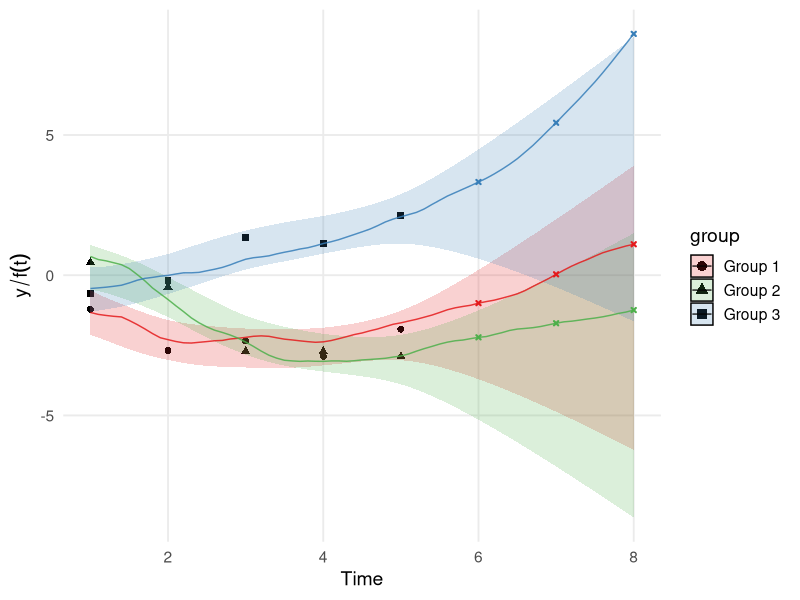
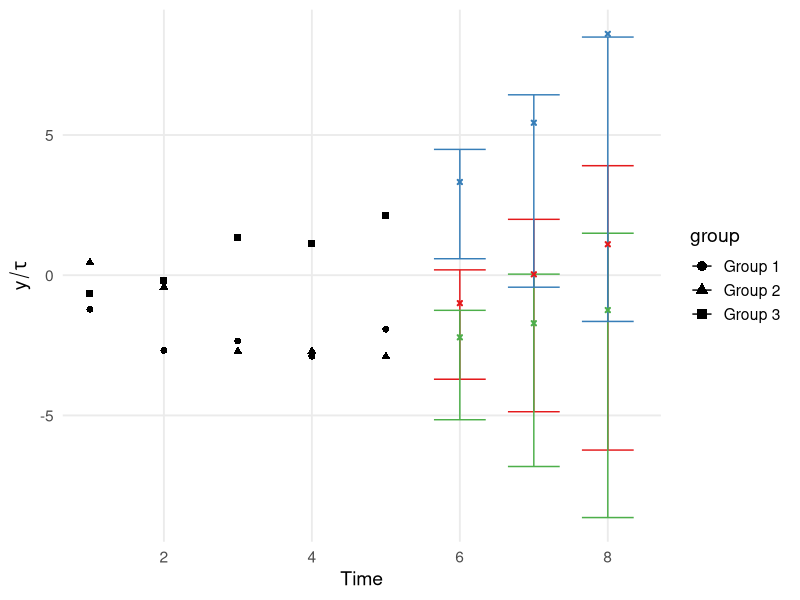
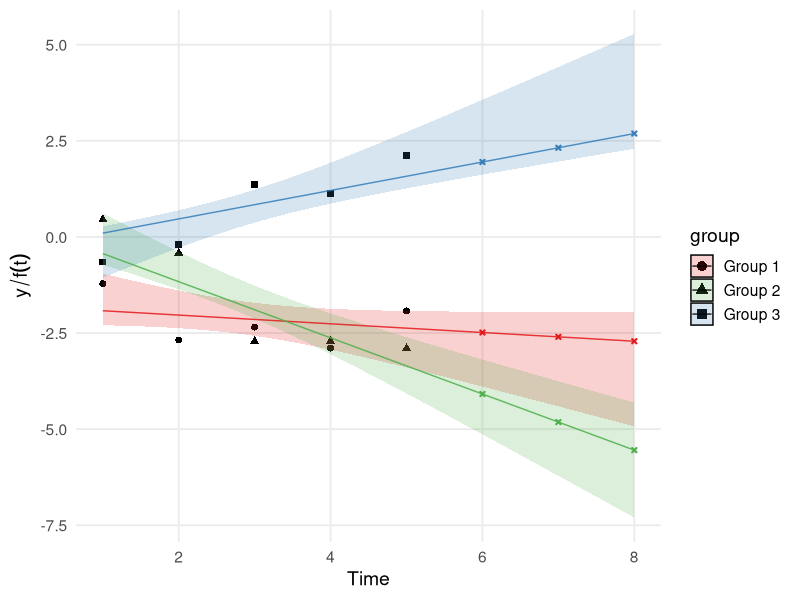
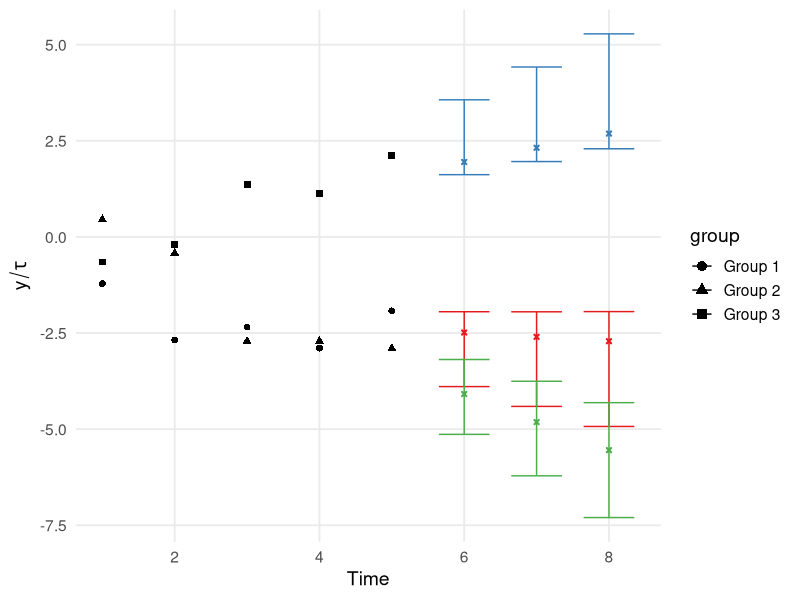
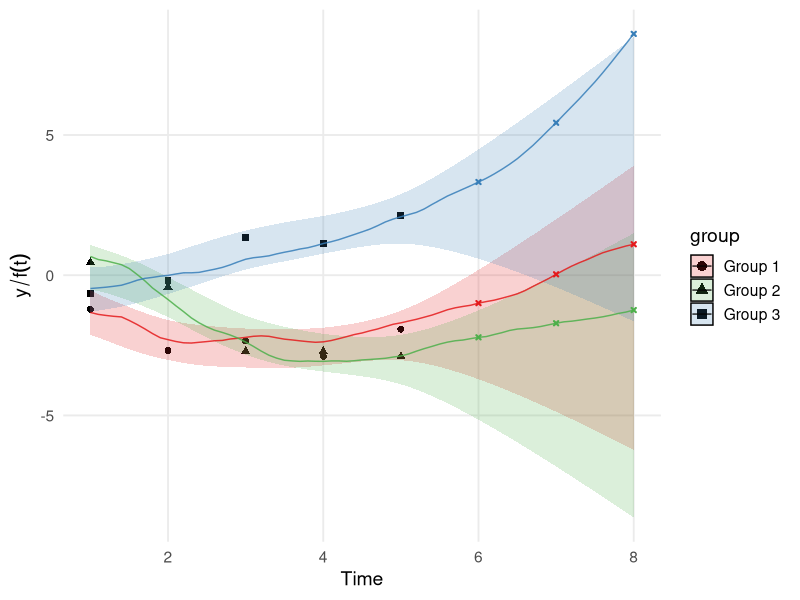
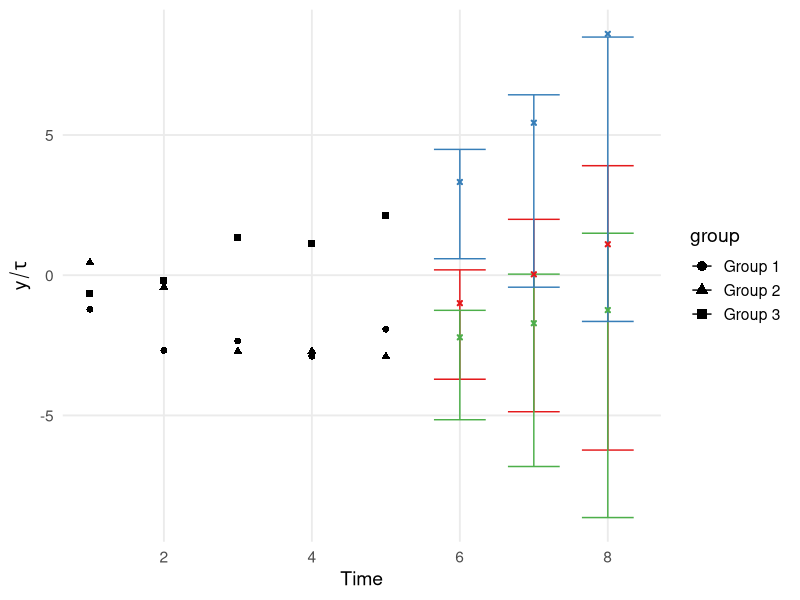
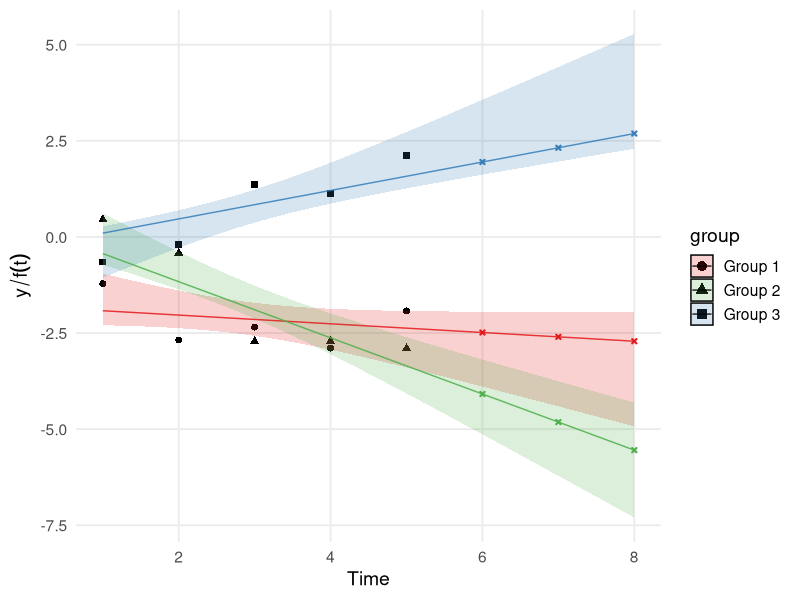
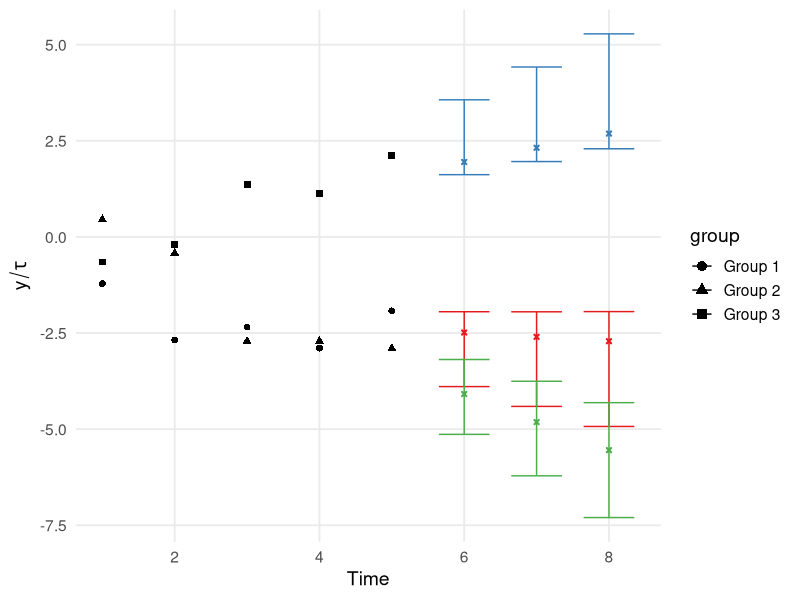

Recreate these plots in R, in order.
# --- Packages -----------------------------------------------------------------
library(dplyr)
library(ggplot2)
library(mvtnorm)

# --- Your sampling routine ----------------------------------------------------
sample_gp_paths <- function(Sigma, n.samps = 5, tol = 1e-8) {
  ev  <- eigen(Sigma, symmetric = TRUE)
  pos <- which(ev$values > tol)
  L   <- ev$vectors[,pos] %*% diag(sqrt(ev$values[pos]), length(pos))
  Z   <- matrix(rnorm(length(pos) * n.samps), nrow = length(pos))
  t(L %*% Z)
}

# --- Your covariance kernels --------------------------------------------------
cov_intBM <- function(s, t) {
  smin <- outer(s, t, pmin); smax <- outer(s, t, pmax)
  (smin^2 * smax)/2 - (smin^3)/6
}
cov_intBM_scaled <- function(s, t) {
  K0      <- cov_intBM(s, t)
  scaling <- 3 / sqrt(outer(s, t, "*"))
  K0 * scaling + outer(rep(1,length(s)),rep(1,length(t)),"*")
}
cov_rank1 <- function(s, t) { outer(s, t, "*") + outer(rep(1,length(s)),rep(1,length(t)),"*") }

# --- Helper: GP conditioning (works with any of the kernels above) ------------
gp_condition <- function(t_obs, y_obs, t_pred, kernel_fun, sigma_eps) {
  K_oo <- kernel_fun(t_obs, t_obs)
  K_op <- kernel_fun(t_obs, t_pred)
  K_pp <- kernel_fun(t_pred, t_pred)
  
  Sigma_y <- K_oo + diag(sigma_eps^2, length(t_obs))
  # mean = K_po * Sigma_y^{-1} * y
  alpha <- solve(Sigma_y, y_obs)
  mean_pred <- as.vector(t(K_op) %*% alpha)
  
  # cov = K_pp - K_po * Sigma_y^{-1} * K_op
  V <- solve(Sigma_y, K_op)
  cov_pred <- K_pp - t(K_op) %*% V
  list(mean = mean_pred, cov = cov_pred)
}
## ---------------------------------------------------------------------------
## 1) SIMULATION ONLY: generate one dataset (no fitting)
## ---------------------------------------------------------------------------
simulate_gp_dataset <- function(groups = c("Group 1","Group 2","Group 3"),
                                t_obs = 1:5, t_pred = 6:10,
                                kernel_gen = cov_intBM_scaled,  # kernel used for data gen
                                sigma_eps = 1.0,
                                seed = 42) {
  set.seed(seed)
  t_all <- c(t_obs, t_pred)
  G <- length(groups)
  
  obs_df   <- vector("list", G)
  truth_df <- vector("list", G)  # optional: latent f and noisy y on all times
  
  for (g in seq_len(G)) {
    K_all <- kernel_gen(t_all, t_all)
    f_all <- as.numeric(sample_gp_paths(K_all, n.samps = 1))  # latent path
    y_all <- f_all + rnorm(length(t_all), 0, sigma_eps)
    
    idx_obs <- match(t_obs, t_all)
    y_obs   <- y_all[idx_obs]
    
    obs_df[[g]] <- data.frame(group = groups[g], time = t_obs, y = y_obs)
    truth_df[[g]] <- data.frame(group = groups[g], time = t_all,
                                f = f_all, y_noisy = y_all)
  }
  
  list(
    obs   = do.call(rbind, obs_df),
    truth = do.call(rbind, truth_df),
    t_obs = t_obs,
    t_pred = t_pred
  )
}

## ---------------------------------------------------------------------------
## 2) FITTING ONLY: given observed data, produce preds and trajectories
## ---------------------------------------------------------------------------
fit_gp_by_group <- function(obs_df,
                            t_pred,
                            t_grid,
                            kernel_fun = cov_intBM_scaled,
                            sigma_eps = 1.0) {
  groups <- sort(unique(obs_df$group))
  pred_df <- vector("list", length(groups))
  grid_df <- vector("list", length(groups))
  traj_df <- vector("list", length(groups))
  traj_pred_df <- vector("list", length(groups))  # same draw as traj_df
  
  for (i in seq_along(groups)) {
    g <- groups[i]
    dat_g <- obs_df[obs_df$group == g, , drop = FALSE]
    dat_g <- dat_g[order(dat_g$time), ]
    t_obs <- dat_g$time
    y_obs <- dat_g$y
    
    ## (A) Predictions at discrete times (for means/CI)
    fit_pred  <- gp_condition(t_obs, y_obs, t_pred, kernel_fun, sigma_eps)
    pred_mean <- fit_pred$mean
    pred_sd   <- sqrt(pmax(diag(fit_pred$cov), 0))
    
    ## (B) Fine-grid posterior (for ribbons/mean)
    fit_grid  <- gp_condition(t_obs, y_obs, t_grid, kernel_fun, sigma_eps)
    grid_mean <- fit_grid$mean
    grid_sd   <- sqrt(pmax(diag(fit_grid$cov), 0))
    
    ## (C) ONE joint posterior draw over union of times, then split
    t_joint <- unique(c(t_grid, t_pred))  # avoids duplicate times -> stable numerics
    fit_joint <- gp_condition(t_obs, y_obs, t_joint, kernel_fun, sigma_eps)
    mu_joint  <- fit_joint$mean
    cov_joint <- fit_joint$cov
    draw_joint <- as.numeric(sample_gp_paths(cov_joint, n.samps = 1) + matrix(mu_joint, nrow = 1))
    
    # map joint draw back to grid and pred times
    idx_grid <- match(t_grid, t_joint)
    idx_pred <- match(t_pred, t_joint)
    traj_draw_grid <- draw_joint[idx_grid]
    traj_draw_pred <- draw_joint[idx_pred]
    
    pred_df[[i]] <- data.frame(
      group = g, time = t_pred,
      mean = pred_mean, sd = pred_sd,
      lower = pred_mean - 1.96 * pred_sd,
      upper = pred_mean + 1.96 * pred_sd
    )
    grid_df[[i]] <- data.frame(
      group = g, time = t_grid,
      mean = grid_mean, sd = grid_sd,
      lower = grid_mean - 1.96 * grid_sd,
      upper = grid_mean + 1.96 * grid_sd
    )
    traj_df[[i]]      <- data.frame(group = g, time = t_grid, y = traj_draw_grid)
    traj_pred_df[[i]] <- data.frame(group = g, time = t_pred, y = traj_draw_pred)
  }
  
  list(
    pred       = do.call(rbind, pred_df),
    grid       = do.call(rbind, grid_df),
    traj_grid  = do.call(rbind, traj_df),
    traj_pred  = do.call(rbind, traj_pred_df)  # crosses at 6,7,8 in your discrete plot
  )
}

## ---------------------------------------------------------------------------
## Example usage
## ---------------------------------------------------------------------------
# Simulate once (generation kernel can be chosen independently of fitting kernel)
sim <- simulate_gp_dataset(kernel_gen = cov_intBM_scaled,
                           t_obs = 1:5, t_pred = 6:8,
                           sigma_eps = .5, seed = 40)

# Choose fine grid for the WITH-trajectory plot
t_grid <- seq(min(sim$t_obs), max(sim$t_pred), by = 0.1)

# Fit (can try cov_intBM_scaled or cov_rank1 here)
fit_scaled <- fit_gp_by_group(sim$obs, t_pred = sim$t_pred, t_grid = t_grid,
                              kernel_fun = cov_intBM_scaled, sigma_eps = .5)
fit_rank1 <- fit_gp_by_group(sim$obs, t_pred = sim$t_pred, t_grid = t_grid,
                              kernel_fun = cov_rank1, sigma_eps = .5)


# --- Build plots for a given fit object ---------------------------------------
make_plots <- function(sim, fit, kernel_label,
                       group_cols   = c("Group 1"="#e41a1c","Group 2"="#4daf4a","Group 3"="#377eb8"),
                       group_shapes = c("Group 1"=16, "Group 2"=17, "Group 3"=15),
                       times_show   = c(6,7,8)) {
  
  # ----- NO trajectories (discrete at times_show) -----
  pred_show  <- subset(fit$pred, time %in% times_show)
  trajp_show <- subset(fit$traj_pred, time %in% times_show)
  # ----- WITH trajectories (fine grid) -----
  p_with_traj <-
    ggplot() +
    geom_point(data = sim$obs,
               aes(x = time, y = y, shape = group),
               color = "black", size = 2, show.legend = TRUE) +
    geom_ribbon(data = fit$grid,
                aes(x = time, ymin = lower, ymax = upper, fill = group),
                alpha = 0.20, show.legend = TRUE) +
    geom_path(data = fit$traj_grid,
              aes(x = time, y = y, color = group, group = group),
              linewidth = 0.5, alpha = 0.85, show.legend = TRUE) +
    
    geom_point(data = trajp_show,
               aes(x = time, y = y, color = group, group = group),
               shape = 4, size = .7, stroke = 1.1, show.legend = FALSE) +
    scale_color_manual(values = group_cols, name = "group") +
    scale_fill_manual(values = group_cols,  name = "group") +
    scale_shape_manual(values = group_shapes, name = "group") +
    # keep the old single "group" legend, but show black shapes clearly
    guides(shape = guide_legend(override.aes = list(color = "black", size = 3))) +
    labs(x = "Time", y = expression(y/f(t))) +
    theme_minimal(base_size = 14) +
    theme(legend.position = "right", panel.grid.minor = element_blank())
  
  dodge <- position_dodge2(width = 0.5, preserve = "single")
  p_no_traj <-
    ggplot() +
    geom_point(data = sim$obs,
               aes(x = time, y = y, shape = group),
               color = "black", size = 2, show.legend = TRUE) +
    # Error bars with clearly visible caps
    geom_errorbar(data = pred_show,
                  aes(x = time, ymin = lower, ymax = upper, color = group, group = group),
                  width = .7,  # cap width (make bigger if needed)
                  size  = .5,   # line thickness (use size for compatibility)
                  #position = dodge,
                  show.legend = TRUE) +
    # Single posterior draw shown as X crosses at 6,7,8
    geom_point(data = trajp_show,
               aes(x = time, y = y, color = group, group = group),
               shape = 4, size = .7, stroke = 1.1, show.legend = FALSE) +
    scale_color_manual(values = group_cols, name = "group") +
    scale_fill_manual(values = group_cols,  name = "group") +
    scale_shape_manual(values = group_shapes, name = "group") +
    guides(shape = guide_legend(override.aes = list(color = "black", size = 3))) +
    labs(x = "Time", y = expression(y/tau)) +
    theme_minimal(base_size = 14) +
    theme(legend.position = "right", panel.grid.minor = element_blank())
  
  list(with_traj = p_with_traj, no_traj = p_no_traj)
}
# --- Create figures for BOTH kernels ------------------------------------------
plots_scaled <- make_plots(sim, fit_scaled, kernel_label = "scaled kernel")
plots_rank1  <- make_plots(sim, fit_rank1,  kernel_label = "rank-1 kernel")

# Show all four
print(plots_scaled$with_traj)
ggsave("scaled_with_traj.png", plots_scaled$with_traj, width = 8, height = 6)
print(plots_scaled$no_traj)
ggsave("scaled_no_traj.png", plots_scaled$no_traj, width = 8, height = 6)
print(plots_rank1$with_traj)
ggsave("rank1_with_traj.png", plots_rank1$with_traj, width = 8, height = 6)
print(plots_rank1$no_traj)
ggsave("rank1_no_traj.png", plots_rank1$no_traj, width = 8, height = 6)
